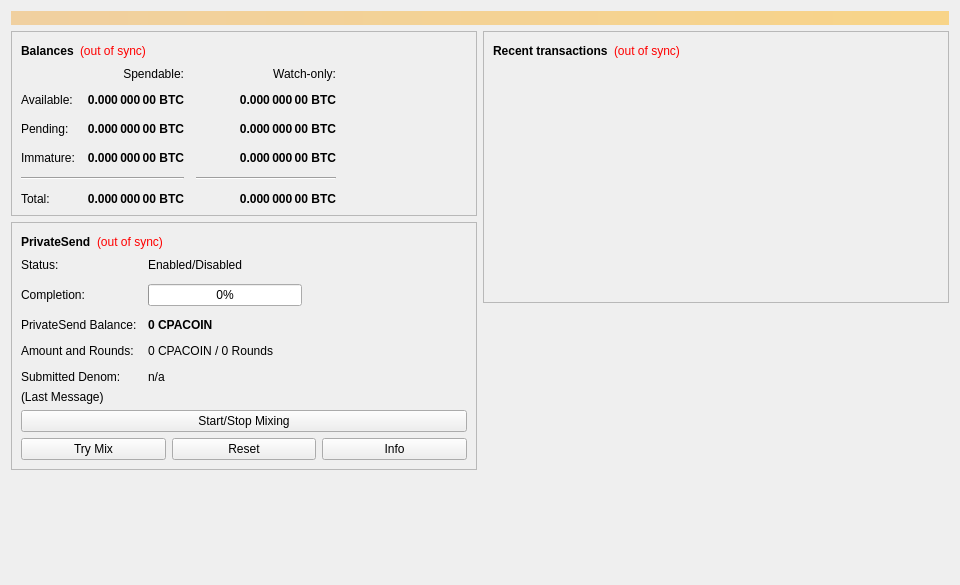
<?xml version="1.0" encoding="UTF-8"?>
<ui version="4.0">
 <class>OverviewPage</class>
 <widget class="QWidget" name="OverviewPage">
  <property name="geometry">
   <rect>
    <x>0</x>
    <y>0</y>
    <width>960</width>
    <height>585</height>
   </rect>
  </property>
  <property name="minimumSize">
   <size>
    <width>960</width>
    <height>0</height>
   </size>
  </property>
  <property name="windowTitle">
   <string>Form</string>
  </property>
  <layout class="QVBoxLayout" name="topLayout">
   <item>
    <widget class="QLabel" name="labelAlerts">
     <property name="visible">
      <bool>false</bool>
     </property>
     <property name="styleSheet">
      <string notr="true">background-color: qlineargradient(x1: 0, y1: 0, x2: 1, y2: 0, stop:0 #F0D0A0, stop:1 #F8D488); color:#000000;</string>
     </property>
     <property name="wordWrap">
      <bool>true</bool>
     </property>
     <property name="margin">
      <number>3</number>
     </property>
    </widget>
   </item>
   <item>
    <layout class="QHBoxLayout" name="horizontalLayout" stretch="1,1">
     <item>
      <layout class="QVBoxLayout" name="verticalLayout_2">
       <item>
        <widget class="QFrame" name="frame">
         <property name="frameShape">
          <enum>QFrame::StyledPanel</enum>
         </property>
         <property name="frameShadow">
          <enum>QFrame::Raised</enum>
         </property>
         <layout class="QVBoxLayout" name="verticalLayout_4">
          <item>
           <layout class="QHBoxLayout" name="horizontalLayout_4">
            <item>
             <widget class="QLabel" name="label_5">
              <property name="font">
               <font>
                <weight>75</weight>
                <bold>true</bold>
               </font>
              </property>
              <property name="text">
               <string>Balances</string>
              </property>
             </widget>
            </item>
            <item>
             <widget class="QLabel" name="labelWalletStatus">
              <property name="toolTip">
               <string>The displayed information may be out of date. Your wallet automatically synchronizes with the Cpacoin network after a connection is established, but this process has not completed yet.</string>
              </property>
              <property name="styleSheet">
               <string notr="true">QLabel { color: red; }</string>
              </property>
              <property name="text">
               <string notr="true">(out of sync)</string>
              </property>
              <property name="alignment">
               <set>Qt::AlignLeading|Qt::AlignLeft|Qt::AlignVCenter</set>
              </property>
             </widget>
            </item>
            <item>
             <spacer name="horizontalSpacer_3">
              <property name="orientation">
               <enum>Qt::Horizontal</enum>
              </property>
              <property name="sizeHint" stdset="0">
               <size>
                <width>40</width>
                <height>20</height>
               </size>
              </property>
             </spacer>
            </item>
           </layout>
          </item>
          <item>
           <layout class="QGridLayout" name="gridLayout">
            <property name="spacing">
             <number>12</number>
            </property>
            <item row="2" column="2">
             <widget class="QLabel" name="labelWatchPending">
              <property name="font">
               <font>
                <weight>75</weight>
                <bold>true</bold>
               </font>
              </property>
              <property name="cursor">
               <cursorShape>IBeamCursor</cursorShape>
              </property>
              <property name="toolTip">
               <string>Unconfirmed transactions to watch-only addresses</string>
              </property>
              <property name="text">
               <string notr="true">0.000 000 00 BTC</string>
              </property>
              <property name="alignment">
               <set>Qt::AlignRight|Qt::AlignTrailing|Qt::AlignVCenter</set>
              </property>
              <property name="textInteractionFlags">
               <set>Qt::LinksAccessibleByMouse|Qt::TextSelectableByKeyboard|Qt::TextSelectableByMouse</set>
              </property>
             </widget>
            </item>
            <item row="2" column="1">
             <widget class="QLabel" name="labelUnconfirmed">
              <property name="font">
               <font>
                <weight>75</weight>
                <bold>true</bold>
               </font>
              </property>
              <property name="cursor">
               <cursorShape>IBeamCursor</cursorShape>
              </property>
              <property name="toolTip">
               <string>Total of transactions that have yet to be confirmed, and do not yet count toward the spendable balance</string>
              </property>
              <property name="text">
               <string notr="true">0.000 000 00 BTC</string>
              </property>
              <property name="alignment">
               <set>Qt::AlignRight|Qt::AlignTrailing|Qt::AlignVCenter</set>
              </property>
              <property name="textInteractionFlags">
               <set>Qt::LinksAccessibleByMouse|Qt::TextSelectableByKeyboard|Qt::TextSelectableByMouse</set>
              </property>
             </widget>
            </item>
            <item row="3" column="2">
             <widget class="QLabel" name="labelWatchImmature">
              <property name="font">
               <font>
                <weight>75</weight>
                <bold>true</bold>
               </font>
              </property>
              <property name="cursor">
               <cursorShape>IBeamCursor</cursorShape>
              </property>
              <property name="toolTip">
               <string>Mined balance in watch-only addresses that has not yet matured</string>
              </property>
              <property name="text">
               <string notr="true">0.000 000 00 BTC</string>
              </property>
              <property name="alignment">
               <set>Qt::AlignRight|Qt::AlignTrailing|Qt::AlignVCenter</set>
              </property>
              <property name="textInteractionFlags">
               <set>Qt::LinksAccessibleByMouse|Qt::TextSelectableByKeyboard|Qt::TextSelectableByMouse</set>
              </property>
             </widget>
            </item>
            <item row="4" column="0" colspan="2">
             <widget class="Line" name="lineSpendableBalance">
              <property name="orientation">
               <enum>Qt::Horizontal</enum>
              </property>
             </widget>
            </item>
            <item row="4" column="2">
             <widget class="Line" name="lineWatchBalance">
              <property name="sizePolicy">
               <sizepolicy hsizetype="Preferred" vsizetype="Fixed">
                <horstretch>0</horstretch>
                <verstretch>0</verstretch>
               </sizepolicy>
              </property>
              <property name="minimumSize">
               <size>
                <width>140</width>
                <height>0</height>
               </size>
              </property>
              <property name="orientation">
               <enum>Qt::Horizontal</enum>
              </property>
             </widget>
            </item>
            <item row="5" column="0">
             <widget class="QLabel" name="labelTotalText">
              <property name="text">
               <string>Total:</string>
              </property>
             </widget>
            </item>
            <item row="3" column="1">
             <widget class="QLabel" name="labelImmature">
              <property name="font">
               <font>
                <weight>75</weight>
                <bold>true</bold>
               </font>
              </property>
              <property name="cursor">
               <cursorShape>IBeamCursor</cursorShape>
              </property>
              <property name="toolTip">
               <string>Mined balance that has not yet matured</string>
              </property>
              <property name="text">
               <string notr="true">0.000 000 00 BTC</string>
              </property>
              <property name="alignment">
               <set>Qt::AlignRight|Qt::AlignTrailing|Qt::AlignVCenter</set>
              </property>
              <property name="textInteractionFlags">
               <set>Qt::LinksAccessibleByMouse|Qt::TextSelectableByKeyboard|Qt::TextSelectableByMouse</set>
              </property>
             </widget>
            </item>
            <item row="2" column="3">
             <spacer name="horizontalSpacer_2">
              <property name="orientation">
               <enum>Qt::Horizontal</enum>
              </property>
              <property name="sizeHint" stdset="0">
               <size>
                <width>40</width>
                <height>20</height>
               </size>
              </property>
             </spacer>
            </item>
            <item row="3" column="0">
             <widget class="QLabel" name="labelImmatureText">
              <property name="text">
               <string>Immature:</string>
              </property>
             </widget>
            </item>
            <item row="5" column="1">
             <widget class="QLabel" name="labelTotal">
              <property name="font">
               <font>
                <weight>75</weight>
                <bold>true</bold>
               </font>
              </property>
              <property name="cursor">
               <cursorShape>IBeamCursor</cursorShape>
              </property>
              <property name="toolTip">
               <string>Your current total balance</string>
              </property>
              <property name="text">
               <string notr="true">0.000 000 00 BTC</string>
              </property>
              <property name="alignment">
               <set>Qt::AlignRight|Qt::AlignTrailing|Qt::AlignVCenter</set>
              </property>
              <property name="textInteractionFlags">
               <set>Qt::LinksAccessibleByMouse|Qt::TextSelectableByKeyboard|Qt::TextSelectableByMouse</set>
              </property>
             </widget>
            </item>
            <item row="5" column="2">
             <widget class="QLabel" name="labelWatchTotal">
              <property name="font">
               <font>
                <weight>75</weight>
                <bold>true</bold>
               </font>
              </property>
              <property name="cursor">
               <cursorShape>IBeamCursor</cursorShape>
              </property>
              <property name="toolTip">
               <string>Current total balance in watch-only addresses</string>
              </property>
              <property name="text">
               <string notr="true">0.000 000 00 BTC</string>
              </property>
              <property name="alignment">
               <set>Qt::AlignRight|Qt::AlignTrailing|Qt::AlignVCenter</set>
              </property>
              <property name="textInteractionFlags">
               <set>Qt::LinksAccessibleByMouse|Qt::TextSelectableByKeyboard|Qt::TextSelectableByMouse</set>
              </property>
             </widget>
            </item>
            <item row="0" column="2">
             <widget class="QLabel" name="labelWatchonly">
              <property name="text">
               <string>Watch-only:</string>
              </property>
              <property name="alignment">
               <set>Qt::AlignRight|Qt::AlignTrailing|Qt::AlignVCenter</set>
              </property>
             </widget>
            </item>
            <item row="1" column="0">
             <widget class="QLabel" name="labelBalanceText">
              <property name="text">
               <string>Available:</string>
              </property>
             </widget>
            </item>
            <item row="1" column="1">
             <widget class="QLabel" name="labelBalance">
              <property name="font">
               <font>
                <weight>75</weight>
                <bold>true</bold>
               </font>
              </property>
              <property name="cursor">
               <cursorShape>IBeamCursor</cursorShape>
              </property>
              <property name="toolTip">
               <string>Your current spendable balance</string>
              </property>
              <property name="text">
               <string notr="true">0.000 000 00 BTC</string>
              </property>
              <property name="alignment">
               <set>Qt::AlignRight|Qt::AlignTrailing|Qt::AlignVCenter</set>
              </property>
              <property name="textInteractionFlags">
               <set>Qt::LinksAccessibleByMouse|Qt::TextSelectableByKeyboard|Qt::TextSelectableByMouse</set>
              </property>
             </widget>
            </item>
            <item row="1" column="2">
             <widget class="QLabel" name="labelWatchAvailable">
              <property name="font">
               <font>
                <weight>75</weight>
                <bold>true</bold>
               </font>
              </property>
              <property name="cursor">
               <cursorShape>IBeamCursor</cursorShape>
              </property>
              <property name="toolTip">
               <string>Your current balance in watch-only addresses</string>
              </property>
              <property name="text">
               <string notr="true">0.000 000 00 BTC</string>
              </property>
              <property name="alignment">
               <set>Qt::AlignRight|Qt::AlignTrailing|Qt::AlignVCenter</set>
              </property>
              <property name="textInteractionFlags">
               <set>Qt::LinksAccessibleByMouse|Qt::TextSelectableByKeyboard|Qt::TextSelectableByMouse</set>
              </property>
             </widget>
            </item>
            <item row="2" column="0">
             <widget class="QLabel" name="labelPendingText">
              <property name="text">
               <string>Pending:</string>
              </property>
             </widget>
            </item>
            <item row="0" column="1">
             <widget class="QLabel" name="labelSpendable">
              <property name="text">
               <string>Spendable:</string>
              </property>
              <property name="alignment">
               <set>Qt::AlignRight|Qt::AlignTrailing|Qt::AlignVCenter</set>
              </property>
             </widget>
            </item>
           </layout>
          </item>
         </layout>
        </widget>
       </item>
       <item>
        <widget class="QFrame" name="framePrivateSend">
         <property name="layoutDirection">
          <enum>Qt::LeftToRight</enum>
         </property>
         <property name="frameShape">
          <enum>QFrame::StyledPanel</enum>
         </property>
         <property name="frameShadow">
          <enum>QFrame::Raised</enum>
         </property>
         <layout class="QVBoxLayout" name="VerticalLayout_PS1">
          <item>
           <layout class="QHBoxLayout" name="horizontalLayout_5">
            <item>
             <widget class="QLabel" name="labelPrivateSendHeader">
              <property name="font">
               <font>
                <weight>75</weight>
                <bold>true</bold>
               </font>
              </property>
              <property name="text">
               <string>PrivateSend</string>
              </property>
             </widget>
            </item>
            <item>
             <widget class="QLabel" name="labelPrivateSendSyncStatus">
              <property name="toolTip">
               <string>The displayed information may be out of date. Your wallet automatically synchronizes with the Cpacoin network after a connection is established, but this process has not completed yet.</string>
              </property>
              <property name="styleSheet">
               <string notr="true">QLabel { color: red; }</string>
              </property>
              <property name="text">
               <string notr="true">(out of sync)</string>
              </property>
              <property name="alignment">
               <set>Qt::AlignLeading|Qt::AlignLeft|Qt::AlignVCenter</set>
              </property>
             </widget>
            </item>
            <item>
             <spacer name="horizontalSpacer_4">
              <property name="orientation">
               <enum>Qt::Horizontal</enum>
              </property>
              <property name="sizeHint" stdset="0">
               <size>
                <width>40</width>
                <height>20</height>
               </size>
              </property>
             </spacer>
            </item>
           </layout>
          </item>
          <item>
           <layout class="QFormLayout" name="privateSendFormLayout">
            <property name="fieldGrowthPolicy">
             <enum>QFormLayout::AllNonFixedFieldsGrow</enum>
            </property>
            <property name="horizontalSpacing">
             <number>11</number>
            </property>
            <property name="verticalSpacing">
             <number>12</number>
            </property>
            <item row="0" column="0">
             <widget class="QLabel" name="labelPrivateSendEnabledText">
              <property name="text">
               <string>Status:</string>
              </property>
             </widget>
            </item>
            <item row="0" column="1">
             <widget class="QLabel" name="labelPrivateSendEnabled">
              <property name="text">
               <string>Enabled/Disabled</string>
              </property>
             </widget>
            </item>
            <item row="1" column="0">
             <widget class="QLabel" name="labelCompletitionText">
              <property name="text">
               <string>Completion:</string>
              </property>
             </widget>
            </item>
            <item row="1" column="1">
             <widget class="QProgressBar" name="privateSendProgress">
              <property name="maximumSize">
               <size>
                <width>154</width>
                <height>16777215</height>
               </size>
              </property>
              <property name="value">
               <number>0</number>
              </property>
             </widget>
            </item>
            <item row="2" column="0">
             <widget class="QLabel" name="labelAnonymizedText">
              <property name="text">
               <string>PrivateSend Balance:</string>
              </property>
             </widget>
            </item>
            <item row="2" column="1">
             <widget class="QLabel" name="labelAnonymized">
              <property name="font">
               <font>
                <weight>75</weight>
                <bold>true</bold>
               </font>
              </property>
              <property name="text">
               <string notr="true">0 CPACOIN</string>
              </property>
             </widget>
            </item>
            <item row="3" column="0">
             <widget class="QLabel" name="labelAmountAndRoundsText">
              <property name="text">
               <string>Amount and Rounds:</string>
              </property>
             </widget>
            </item>
            <item row="3" column="1">
             <widget class="QLabel" name="labelAmountRounds">
              <property name="text">
               <string>0 CPACOIN / 0 Rounds</string>
              </property>
             </widget>
            </item>
            <item row="4" column="0">
             <widget class="QLabel" name="labelSubmittedDenomText">
              <property name="text">
               <string>Submitted Denom:</string>
              </property>
             </widget>
            </item>
            <item row="4" column="1">
             <widget class="QLabel" name="labelSubmittedDenom">
              <property name="toolTip">
               <string>The denominations you submitted to the Masternode.&lt;br&gt;To mix, other users must submit the exact same denominations.</string>
              </property>
              <property name="text">
               <string>n/a</string>
              </property>
             </widget>
            </item>
           </layout>
          </item>
          <item>
           <layout class="QVBoxLayout" name="VerticalLayout_PS">
            <item>
             <widget class="QLabel" name="labelPrivateSendLastMessage">
              <property name="text">
               <string>(Last Message)</string>
              </property>
              <property name="alignment">
               <set>Qt::AlignLeading|Qt::AlignLeft|Qt::AlignTop</set>
              </property>
              <property name="wordWrap">
               <bool>true</bool>
              </property>
             </widget>
            </item>
            <item>
             <widget class="QPushButton" name="togglePrivateSend">
              <property name="sizePolicy">
               <sizepolicy hsizetype="MinimumExpanding" vsizetype="Fixed">
                <horstretch>0</horstretch>
                <verstretch>0</verstretch>
               </sizepolicy>
              </property>
              <property name="text">
               <string>Start/Stop Mixing</string>
              </property>
             </widget>
            </item>
            <item>
             <layout class="QHBoxLayout" name="horizontalLayout_debugbuttons">
              <item>
               <widget class="QPushButton" name="privateSendAuto">
                <property name="sizePolicy">
                 <sizepolicy hsizetype="MinimumExpanding" vsizetype="Fixed">
                  <horstretch>0</horstretch>
                  <verstretch>0</verstretch>
                 </sizepolicy>
                </property>
                <property name="toolTip">
                 <string>Try to manually submit a PrivateSend request.</string>
                </property>
                <property name="text">
                 <string>Try Mix</string>
                </property>
               </widget>
              </item>
              <item>
               <widget class="QPushButton" name="privateSendReset">
                <property name="sizePolicy">
                 <sizepolicy hsizetype="MinimumExpanding" vsizetype="Fixed">
                  <horstretch>0</horstretch>
                  <verstretch>0</verstretch>
                 </sizepolicy>
                </property>
                <property name="toolTip">
                 <string>Reset the current status of PrivateSend (can interrupt PrivateSend if it's in the process of Mixing, which can cost you money!)</string>
                </property>
                <property name="autoFillBackground">
                 <bool>false</bool>
                </property>
                <property name="text">
                 <string>Reset</string>
                </property>
               </widget>
              </item>
              <item>
               <widget class="QPushButton" name="privateSendInfo">
                <property name="sizePolicy">
                 <sizepolicy hsizetype="MinimumExpanding" vsizetype="Fixed">
                  <horstretch>0</horstretch>
                  <verstretch>0</verstretch>
                 </sizepolicy>
                </property>
                <property name="toolTip">
                 <string>Information about PrivateSend and Mixing</string>
                </property>
                <property name="text">
                 <string>Info</string>
                </property>
               </widget>
              </item>
             </layout>
            </item>
           </layout>
          </item>
         </layout>
        </widget>
       </item>
       <item>
        <spacer name="verticalSpacer">
         <property name="orientation">
          <enum>Qt::Vertical</enum>
         </property>
         <property name="sizeHint" stdset="0">
          <size>
           <width>20</width>
           <height>40</height>
          </size>
         </property>
        </spacer>
       </item>
      </layout>
     </item>
     <item>
      <layout class="QVBoxLayout" name="verticalLayout_3">
       <item>
        <widget class="QFrame" name="frame_2">
         <property name="frameShape">
          <enum>QFrame::StyledPanel</enum>
         </property>
         <property name="frameShadow">
          <enum>QFrame::Raised</enum>
         </property>
         <layout class="QVBoxLayout" name="verticalLayout">
          <item>
           <layout class="QHBoxLayout" name="horizontalLayout_2">
            <item>
             <widget class="QLabel" name="label_4">
              <property name="font">
               <font>
                <weight>75</weight>
                <bold>true</bold>
               </font>
              </property>
              <property name="text">
               <string>Recent transactions</string>
              </property>
             </widget>
            </item>
            <item>
             <widget class="QLabel" name="labelTransactionsStatus">
              <property name="toolTip">
               <string>The displayed information may be out of date. Your wallet automatically synchronizes with the Cpacoin network after a connection is established, but this process has not completed yet.</string>
              </property>
              <property name="styleSheet">
               <string notr="true">QLabel { color: red; }</string>
              </property>
              <property name="text">
               <string notr="true">(out of sync)</string>
              </property>
              <property name="alignment">
               <set>Qt::AlignLeading|Qt::AlignLeft|Qt::AlignVCenter</set>
              </property>
             </widget>
            </item>
            <item>
             <spacer name="horizontalSpacer">
              <property name="orientation">
               <enum>Qt::Horizontal</enum>
              </property>
              <property name="sizeHint" stdset="0">
               <size>
                <width>40</width>
                <height>20</height>
               </size>
              </property>
             </spacer>
            </item>
           </layout>
          </item>
          <item>
           <widget class="QListView" name="listTransactions">
            <property name="styleSheet">
             <string notr="true">QListView { background: transparent; }</string>
            </property>
            <property name="frameShape">
             <enum>QFrame::NoFrame</enum>
            </property>
            <property name="verticalScrollBarPolicy">
             <enum>Qt::ScrollBarAlwaysOff</enum>
            </property>
            <property name="horizontalScrollBarPolicy">
             <enum>Qt::ScrollBarAlwaysOff</enum>
            </property>
            <property name="selectionMode">
             <enum>QAbstractItemView::NoSelection</enum>
            </property>
           </widget>
          </item>
         </layout>
        </widget>
       </item>
       <item>
        <spacer name="verticalSpacer_2">
         <property name="orientation">
          <enum>Qt::Vertical</enum>
         </property>
         <property name="sizeHint" stdset="0">
          <size>
           <width>20</width>
           <height>40</height>
          </size>
         </property>
        </spacer>
       </item>
      </layout>
     </item>
    </layout>
   </item>
  </layout>
 </widget>
 <resources/>
 <connections/>
</ui>
